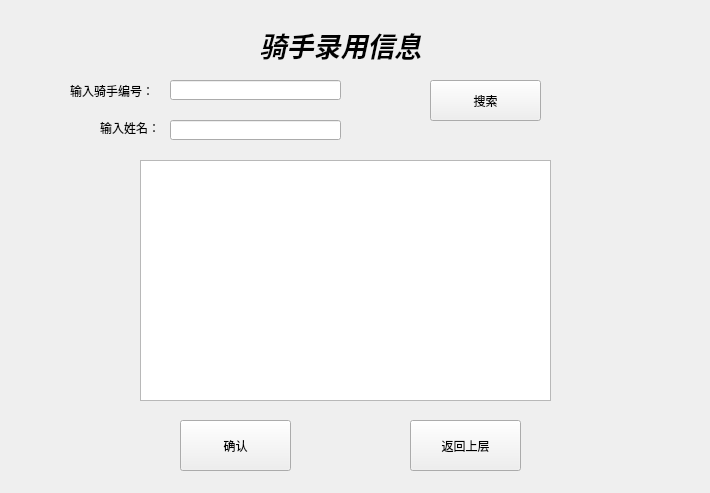
<?xml version="1.0" encoding="UTF-8"?>
<ui version="4.0">
 <class>UserPay</class>
 <widget class="QWidget" name="UserPay">
  <property name="geometry">
   <rect>
    <x>0</x>
    <y>0</y>
    <width>710</width>
    <height>493</height>
   </rect>
  </property>
  <property name="windowTitle">
   <string>Form</string>
  </property>
  <widget class="QLabel" name="TitleLabel">
   <property name="geometry">
    <rect>
     <x>200</x>
     <y>20</y>
     <width>281</width>
     <height>51</height>
    </rect>
   </property>
   <property name="text">
    <string>&lt;html&gt;&lt;head/&gt;&lt;body&gt;&lt;p align=&quot;center&quot;&gt;&lt;span style=&quot; font-size:20pt; font-weight:600; font-style:italic;&quot;&gt;骑手录用信息&lt;/span&gt;&lt;/p&gt;&lt;/body&gt;&lt;/html&gt;</string>
   </property>
  </widget>
  <widget class="QPushButton" name="ResearchBtn">
   <property name="geometry">
    <rect>
     <x>430</x>
     <y>80</y>
     <width>111</width>
     <height>41</height>
    </rect>
   </property>
   <property name="text">
    <string>搜索</string>
   </property>
  </widget>
  <widget class="QLineEdit" name="IDLineEdit">
   <property name="geometry">
    <rect>
     <x>170</x>
     <y>80</y>
     <width>171</width>
     <height>20</height>
    </rect>
   </property>
  </widget>
  <widget class="QLabel" name="IDLabel">
   <property name="geometry">
    <rect>
     <x>70</x>
     <y>80</y>
     <width>91</width>
     <height>21</height>
    </rect>
   </property>
   <property name="text">
    <string>输入骑手编号：</string>
   </property>
  </widget>
  <widget class="QPushButton" name="Sure">
   <property name="geometry">
    <rect>
     <x>180</x>
     <y>420</y>
     <width>111</width>
     <height>51</height>
    </rect>
   </property>
   <property name="text">
    <string>确认</string>
   </property>
  </widget>
  <widget class="QLineEdit" name="MoneyLineEdit">
   <property name="geometry">
    <rect>
     <x>170</x>
     <y>120</y>
     <width>171</width>
     <height>20</height>
    </rect>
   </property>
  </widget>
  <widget class="QLabel" name="NameLabel">
   <property name="geometry">
    <rect>
     <x>100</x>
     <y>120</y>
     <width>61</width>
     <height>16</height>
    </rect>
   </property>
   <property name="text">
    <string>输入姓名：</string>
   </property>
  </widget>
  <widget class="QPushButton" name="returnBtn">
   <property name="geometry">
    <rect>
     <x>410</x>
     <y>420</y>
     <width>111</width>
     <height>51</height>
    </rect>
   </property>
   <property name="text">
    <string>返回上层</string>
   </property>
  </widget>
  <widget class="QLabel" name="BRGLabel">
   <property name="geometry">
    <rect>
     <x>0</x>
     <y>0</y>
     <width>711</width>
     <height>491</height>
    </rect>
   </property>
   <property name="styleSheet">
    <string notr="true">border-image: url(:/image/backimage.png);</string>
   </property>
   <property name="text">
    <string/>
   </property>
  </widget>
  <widget class="QTextEdit" name="UserInfoTextEdit">
   <property name="geometry">
    <rect>
     <x>140</x>
     <y>160</y>
     <width>411</width>
     <height>241</height>
    </rect>
   </property>
  </widget>
  <zorder>BRGLabel</zorder>
  <zorder>TitleLabel</zorder>
  <zorder>ResearchBtn</zorder>
  <zorder>IDLineEdit</zorder>
  <zorder>IDLabel</zorder>
  <zorder>Sure</zorder>
  <zorder>MoneyLineEdit</zorder>
  <zorder>NameLabel</zorder>
  <zorder>returnBtn</zorder>
  <zorder>UserInfoTextEdit</zorder>
 </widget>
 <resources/>
 <connections/>
</ui>
